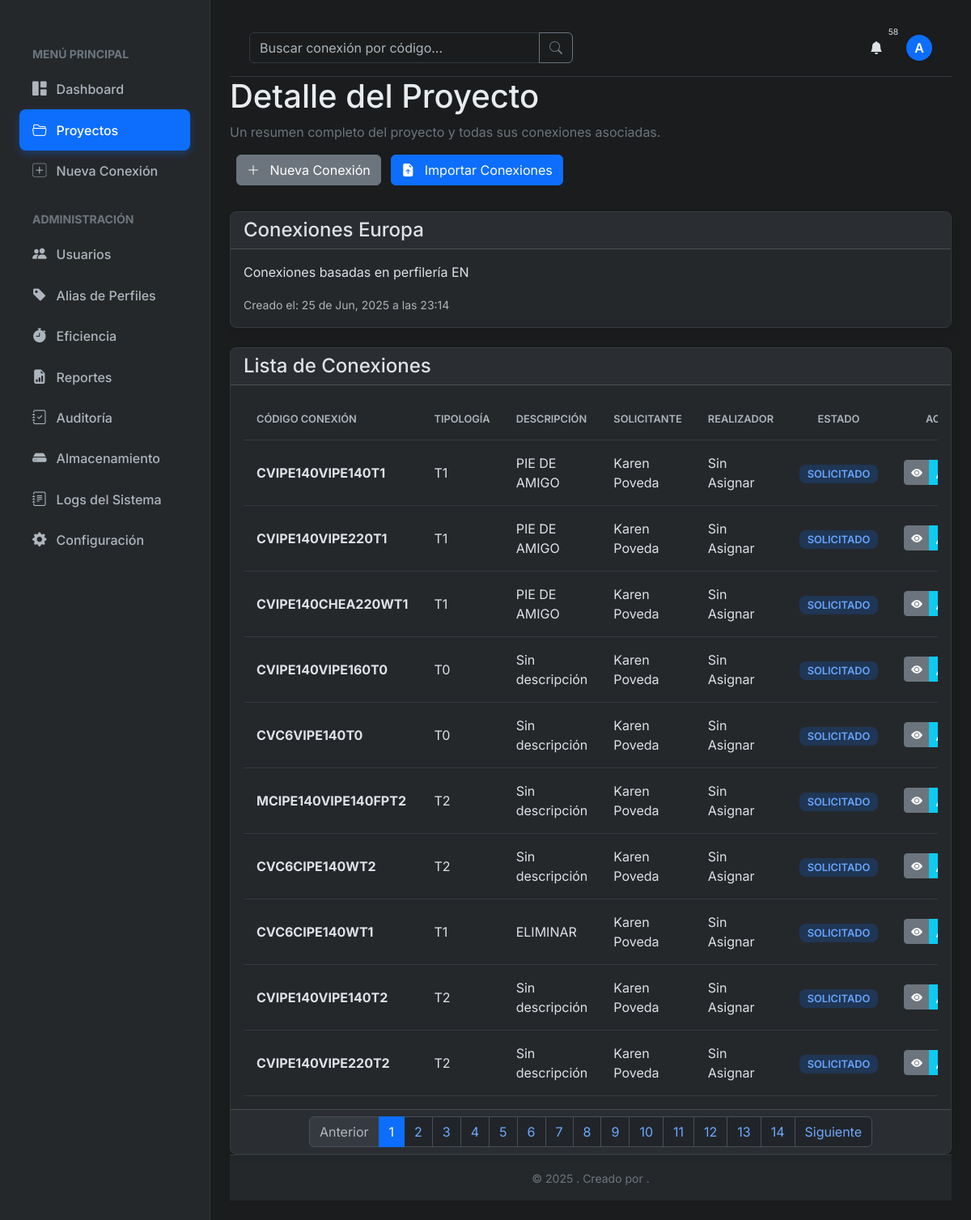
The page /proyectos/2 (signed in) on the database its author committed.
### tables this page shows
CREATE TABLE usuarios (
  id INTEGER PRIMARY KEY AUTOINCREMENT,      -- Identificador único para cada usuario.
  username TEXT NOT NULL UNIQUE,             -- Nombre de usuario para el login, debe ser único.
  nombre_completo TEXT NOT NULL,             -- Nombre completo del usuario para mostrar en la interfaz.
  email TEXT NOT NULL UNIQUE,                -- Correo electrónico, debe ser único.
  password_hash TEXT NOT NULL,               -- Contraseña hasheada para almacenamiento seguro.
  activo BOOLEAN NOT NULL DEFAULT 1,         -- Indica si la cuenta está activa (1) o desactivada (0).
  fecha_creacion TIMESTAMP NOT NULL DEFAULT CURRENT_TIMESTAMP -- Fecha y hora de creación de la cuenta.
);

CREATE TABLE proyectos (
  id INTEGER PRIMARY KEY AUTOINCREMENT,      -- Identificador único para cada proyecto.
  nombre TEXT NOT NULL UNIQUE,               -- Nombre del proyecto, debe ser único.
  descripcion TEXT,                          -- Descripción opcional del proyecto.
  fecha_creacion TIMESTAMP NOT NULL DEFAULT CURRENT_TIMESTAMP, -- Fecha de creación del proyecto.
  creador_id INTEGER,                        -- ID del usuario que creó el proyecto.
  FOREIGN KEY (creador_id) REFERENCES usuarios (id) ON DELETE SET NULL
);

CREATE TABLE conexiones (
  id INTEGER PRIMARY KEY AUTOINCREMENT,      -- Identificador único para cada conexión.
  codigo_conexion TEXT NOT NULL UNIQUE,      -- Código único generado por el sistema (ej: MV-IPE300-T1).
  proyecto_id INTEGER NOT NULL,              -- ID del proyecto al que pertenece la conexión.
  tipo TEXT NOT NULL,                        -- Tipo principal de conexión (ej: 'MOMENTO').
  subtipo TEXT NOT NULL,                     -- Subtipo dentro del tipo principal (ej: 'VIGA-COLUMNA (ALA)').
  tipologia TEXT NOT NULL,                   -- Tipología específica (ej: 'T0', 'T1').
  descripcion TEXT,                          -- Descripción opcional proporcionada por el solicitante.
  detalles_json TEXT,                        -- Almacena datos dinámicos (perfiles, etc.) en formato JSON.
  estado TEXT NOT NULL DEFAULT 'SOLICITADO'
    -- Se añade una restricción CHECK para garantizar la integridad de los datos de estado.
    CHECK(estado IN ('SOLICITADO', 'EN_PROCESO', 'REALIZADO', 'APROBADO', 'RECHAZADO')),
  solicitante_id INTEGER,                    -- ID del usuario que solicitó la conexión.
  realizador_id INTEGER,                     -- ID del usuario que está realizando la conexión.
  aprobador_id INTEGER,                      -- ID del usuario que aprobó la conexión.
  fecha_creacion TIMESTAMP NOT NULL DEFAULT CURRENT_TIMESTAMP, -- Fecha de creación de la solicitud.
  fecha_modificacion TIMESTAMP NOT NULL DEFAULT CURRENT_TIMESTAMP, -- Fecha de la última modificación de estado.
  detalles_rechazo TEXT,                     -- Almacena el motivo del rechazo.
  FOREIGN KEY (proyecto_id) REFERENCES proyectos (id) ON DELETE CASCADE,
  FOREIGN KEY (solicitante_id) REFERENCES usuarios (id) ON DELETE SET NULL,
  FOREIGN KEY (realizador_id) REFERENCES usuarios (id) ON DELETE SET NULL,
  FOREIGN KEY (aprobador_id) REFERENCES usuarios (id) ON DELETE SET NULL
);

### routes/proyectos.py (the view)
@proyectos_bp.route('/<int:proyecto_id>')
@roles_required('ADMINISTRADOR', 'APROBADOR', 'REALIZADOR', 'SOLICITANTE')
def detalle_proyecto(proyecto_id):
    db = get_db()
    proyecto = db.execute(
        'SELECT p.*, u.nombre_completo as creador FROM proyectos p '
        'LEFT JOIN usuarios u ON p.creador_id = u.id WHERE p.id = ?', (proyecto_id,)
    ).fetchone()
    if proyecto is None:
        abort(404, f"El proyecto con id {proyecto_id} no existe.")
    page = request.args.get('page', 1, type=int)
    per_page = current_app.config['PER_PAGE']
    offset = (page - 1) * per_page
    conexiones = db.execute(
        'SELECT c.*, u.nombre_completo as solicitante_nombre '
        'FROM conexiones c LEFT JOIN usuarios u ON c.solicitante_id = u.id '
        'WHERE c.proyecto_id = ? ORDER BY c.fecha_creacion DESC LIMIT ? OFFSET ?',
        (proyecto_id, per_page, offset)
    ).fetchall()
    total_conexiones = db.execute(
        'SELECT COUNT(id) as total FROM conexiones WHERE proyecto_id = ?', (proyecto_id,)
    ).fetchone()['total']
    log_action('VER_DETALLE_PROYECTO', g.user['id'], 'proyectos', proyecto_id,
               f"Visualizó el detalle del proyecto '{proyecto['nombre']}'.") # Auditoría
    return render_template(
        'proyecto_detalle.html',
        proyecto=proyecto,
        conexiones=conexiones,
        page=page,
        per_page=per_page,
        total=total_conexiones,
        titulo=f"Detalle de {proyecto['nombre']}"
    )

### templates/proyecto_detalle.html (shortened to what this page needs)
{% extends "base.html" %}
{% block content %}
<div class="page-header">
    <div>
        <h1>Detalle del Proyecto</h1>
        <p class="text-secondary">Un resumen completo del proyecto y todas sus conexiones asociadas.</p>
    </div>
    <div class="page-header-actions">
        <a href="{{ url_for('main.catalogo', preselect_project_id=proyecto.id) }}" class="btn btn-secondary">
            <i class="bi bi-plus-lg me-2"></i> Nueva Conexión
        </a>
        {% if 'ADMINISTRADOR' in session.get('user_roles', []) or 'REALIZADOR' in session.get('user_roles', []) %}
        <a href="{{ url_for('conexiones.importar_conexiones', proyecto_id=proyecto.id) }}" class="btn btn-primary">
            <i class="bi bi-file-earmark-arrow-up-fill me-2"></i> Importar Conexiones
        </a>
        {% endif %}
    </div>
</div>
<div class="card mb-4">
    <div class="card-header">
        <h4 class="mb-0">{{ proyecto.nombre|e }}</h4>
    </div>
    <div class="card-body">
        <p class="card-text">{{ proyecto.descripcion or 'Este proyecto no tiene una descripción detallada.' }}</p>
        <small class="text-muted">Creado el: {{ proyecto.fecha_creacion|format_datetime }}</small>
    </div>
</div>
<div class="card">
    <div class="card-header">
        <h4 class="mb-0">Lista de Conexiones</h4>
    </div>
    <div class="card-body">
        {% if conexiones %}
        <div class="table-responsive">
            <table class="data-table table-hover">
                <thead>
                    <tr>
                        <th>Código Conexión</th>
                        <th>Tipología</th>
                        <th>Descripción</th>
                        <th>Solicitante</th>
                        <th>Realizador</th>
                        <th class="text-center">Estado</th>
                        <th class="text-end">Acciones</th>
                    </tr>
                </thead>
                <tbody>
                    {% for conexion in conexiones %}
                    <tr>
                        <td><strong>{{ conexion.codigo_conexion|e }}</strong></td>
                        <td>{{ conexion.tipologia|e }}</td>
                        <td>{{ (conexion.descripcion or 'Sin descripción')|truncate(50)|e }}</td>
                        <td>{{ conexion.solicitante_nombre or 'N/A' }}</td>
                        <td>{{ conexion.realizador_nombre or 'Sin Asignar' }}</td>
                        <td class="text-center">
                            <span class="estado estado-{{ conexion.estado|lower }}">{{ conexion.estado.replace('_',' ') }}</span>
                        </td>
                        <td class="text-end">
                            <div class="btn-group" role="group">
                                <a href="{{ url_for('conexiones.detalle_conexion', conexion_id=conexion.id) }}" class="btn btn-sm btn-secondary" title="Ver Detalles">
                                    <i class="bi bi-eye-fill"></i>
                                </a>
                                {% if 'ADMINISTRADOR' in session.get('user_roles', []) %}
                                <a href="{{ url_for('conexiones.editar_conexion', conexion_id=conexion.id) }}" class="btn btn-sm btn-info text-white" title="Editar Conexión">
                                    <i class="bi bi-pencil-fill"></i>
                                </a>
                                {% endif %}
                            </div>
                        </td>
                    </tr>
                    {% endfor %}
                </tbody>
            </table>
        </div>
        {% endif %}
    </div>
    {% if total > per_page %}
    <div class="card-footer d-flex justify-content-center">
        <nav aria-label="Navegación de páginas">
            <ul class="pagination mb-0">
                <li class="page-item {{ 'disabled' if page == 1 }}">
                    <a class="page-link" href="{{ url_for('proyectos.detalle_proyecto', proyecto_id=proyecto.id, page=page-1) }}">Anterior</a>
                </li>
                {% set total_pages = (total / per_page)|round(0, 'ceil')|int %}
                {% for page_num in range(1, total_pages + 1) %}
                <li class="page-item {{ 'active' if page_num == page }}">
                    <a class="page-link" href="{{ url_for('proyectos.detalle_proyecto', proyecto_id=proyecto.id, page=page_num) }}">{{ page_num }}</a>
                </li>
                {% endfor %}
                <li class="page-item {{ 'disabled' if page == total_pages }}">
                    <a class="page-link" href="{{ url_for('proyectos.detalle_proyecto', proyecto_id=proyecto.id, page=page+1) }}">Siguiente</a>
                </li>
            </ul>
        </nav>
    </div>
    {% endif %}
</div>
{% endblock %}

### templates/base.html (shortened to what this page needs)
<!DOCTYPE html>
<html lang="es" data-bs-theme="{{ theme }}">
<head>
    <link href="https://cdn.jsdelivr.net/npm/bootstrap-icons@1.11.3/font/bootstrap-icons.min.css" rel="stylesheet">
    <link href="https://cdn.jsdelivr.net/npm/bootstrap@5.3.3/dist/css/bootstrap.min.css" rel="stylesheet">
    <link rel="stylesheet" href="{{ url_for('static', filename='css/style.css') }}">
</head>
<body >
    <div class="app-container">
        <aside class="sidebar" id="sidebar">
            <nav class="sidebar-nav">
                <ul>
                    <li class="text-secondary text-uppercase small fw-bold px-3 mb-2">Menú Principal</li>
                    <li><a href="{{ url_for('main.dashboard') }}" class="{{ 'active' if 'main.dashboard' == request.endpoint }}"><i class="bi bi-grid-1x2-fill"></i> Dashboard</a></li>
                    <li><a href="{{ url_for('proyectos.listar_proyectos') }}" class="{{ 'active' if request.blueprint == 'proyectos' }}"><i class="bi bi-folder2-open"></i> Proyectos</a></li>
                    <li><a href="{{ url_for('main.catalogo') }}" class="{{ 'active' if 'main.catalogo' == request.endpoint or 'conexiones.crear_conexion_form' == request.endpoint }}"><i class="bi bi-plus-square-dotted"></i> Nueva Conexión</a></li>
                </ul>
                {% set user_roles = session.get('user_roles', []) %}
                {% set is_admin = 'ADMINISTRADOR' in user_roles %}
                {% set can_view_general_admin = is_admin or 'APROBADOR' in user_roles or 'REALIZADOR' in user_roles or 'SOLICITANTE' in user_roles %}
                {% if is_admin or can_view_general_admin %}
                <ul class="mt-4">
                    <li class="text-secondary text-uppercase small fw-bold px-3 mb-2">Administración</li>
                    {% if is_admin %}
                    <li><a href="{{ url_for('admin.listar_usuarios') }}" class="{{ 'active' if 'usuario' in request.endpoint or 'permisos' in request.endpoint }}"><i class="bi bi-people-fill"></i> Usuarios</a></li>
                    {% endif %}
                    {% if can_view_general_admin %}
                    <li><a href="{{ url_for('admin.gestionar_alias') }}" class="{{ 'active' if 'alias' in request.endpoint }}"><i class="bi bi-tag-fill"></i> Alias de Perfiles</a></li>
                    {% endif %}
                    {% if is_admin %}
                    <li><a href="{{ url_for('admin.eficiencia') }}" class="{{ 'active' if 'eficiencia' in request.endpoint }}"><i class="bi bi-stopwatch-fill"></i> Eficiencia</a></li>
                    {% endif %}
                    {% if can_view_general_admin %}
                    <li><a href="{{ url_for('admin.listar_reportes') }}" class="{{ 'active' if request.endpoint in ['admin.listar_reportes', 'admin.nuevo_reporte', 'admin.editar_reporte'] }}"><i class="bi bi-file-earmark-bar-graph-fill"></i> Reportes</a></li>
                    {% endif %}
                    {% if is_admin %}
                    <li><a href="{{ url_for('admin.ver_auditoria') }}" class=" {{ 'active' if 'auditoria' in request.endpoint }}"><i class="bi bi-journal-check"></i> Auditoría</a></li>
                    {% endif %}
                    {% if can_view_general_admin %}
                    <li><a href="{{ url_for('admin.storage_management') }}" class="{{ 'active' if 'storage' in request.endpoint }}"><i class="bi bi-hdd-fill"></i> Almacenamiento</a></li>
                    {% endif %}
                    {% if is_admin %}
                    <li><a href="{{ url_for('admin.logs') }}" class="{{ 'active' if 'logs' in request.endpoint }}"><i class="bi bi-journal-text"></i> Logs del Sistema</a></li>
                    <li><a href="{{ url_for('admin.configuracion') }}" class="{{ 'active' if 'configuracion' in request.endpoint }}"><i class="bi bi-gear-fill"></i> Configuración</a></li>
                    {% endif %}
                </ul>
                {% endif %}
            </nav>
        </aside>
        <main class="main-content">
            <header class="main-header">
                <form action="{{ url_for('main.buscar') }}" method="get" class="search-form">
                    <div class="input-group">
                        <input type="search" name="q" class="form-control" placeholder="Buscar conexión por código..." value="{{ request.args.get('q', '') }}">
                        <button class="btn btn-outline-secondary" type="submit" aria-label="Buscar"><i class="bi bi-search"></i></button>
                    </div>
                </form>
                <div class="header-actions">
                    <div class="dropdown">
                        <button class="btn btn-icon" type="button" id="notification-bell" data-bs-toggle="dropdown" aria-expanded="false" aria-label="Notificaciones">
                            <i class="bi bi-bell-fill"></i>
                            {% if g.user and g.notifications|length > 0 %}
                            <span class="notification-badge">{{ g.notifications|length }}</span>
                            {% endif %}
                        </button>
                    </div>
                    <div class="dropdown">
                        <a href="#" class="d-flex align-items-center text-decoration-none" id="dropdownUser" data-bs-toggle="dropdown" aria-expanded="false" aria-label="Menú de usuario">
                            <div class="avatar-placeholder-sm">{{ g.user.nombre_completo[0]|upper if g.user else '?' }}</div>
                        </a>
                    </div>
                </div>
            </header>
            <div class="content-wrapper">
                {% block content %}{% endblock %}
            </div>
            <footer class="main-footer mt-auto py-3 text-center text-secondary">
                <div class="container">
                    <small>&copy; {{ datetime.now().year }} {{ g.nombre_empresa|e }}. Creado por {{ g.creador|e }}.</small>
                </div>
            </footer>
        </main>
    </div>
</body>
</html>

### rows shown on the page
usuarios: user "A"
proyectos: nombre "Conexiones Europa", descripcion "Conexiones basadas en perfilería EN", fecha_creacion "25 de Jun, 2025 a las 23:14"
conexiones: codigo_conexion "CVIPE140VIPE140T1", tipologia "T1", descripcion "PIE DE AMIGO", nombre_completo "Karen Poveda", realizador_nombre "Sin Asignar", estado.replace "SOLICITADO"
conexiones: codigo_conexion "CVIPE140VIPE220T1", tipologia "T1", descripcion "PIE DE AMIGO", nombre_completo "Karen Poveda", realizador_nombre "Sin Asignar", estado.replace "SOLICITADO"
conexiones: codigo_conexion "CVIPE140CHEA220WT1", tipologia "T1", descripcion "PIE DE AMIGO", nombre_completo "Karen Poveda", realizador_nombre "Sin Asignar", estado.replace "SOLICITADO"
conexiones: codigo_conexion "CVIPE140VIPE160T0", tipologia "T0", descripcion "Sin descripción", nombre_completo "Karen Poveda", realizador_nombre "Sin Asignar", estado.replace "SOLICITADO"
conexiones: codigo_conexion "CVC6VIPE140T0", tipologia "T0", descripcion "Sin descripción", nombre_completo "Karen Poveda", realizador_nombre "Sin Asignar", estado.replace "SOLICITADO"
conexiones: codigo_conexion "MCIPE140VIPE140FPT2", tipologia "T2", descripcion "Sin descripción", nombre_completo "Karen Poveda", realizador_nombre "Sin Asignar", estado.replace "SOLICITADO"
conexiones: codigo_conexion "CVC6CIPE140WT2", tipologia "T2", descripcion "Sin descripción", nombre_completo "Karen Poveda", realizador_nombre "Sin Asignar", estado.replace "SOLICITADO"
conexiones: codigo_conexion "CVC6CIPE140WT1", tipologia "T1", descripcion "ELIMINAR", nombre_completo "Karen Poveda", realizador_nombre "Sin Asignar", estado.replace "SOLICITADO"
conexiones: codigo_conexion "CVIPE140VIPE140T2", tipologia "T2", descripcion "Sin descripción", nombre_completo "Karen Poveda", realizador_nombre "Sin Asignar", estado.replace "SOLICITADO"
conexiones: codigo_conexion "CVIPE140VIPE220T2", tipologia "T2", descripcion "Sin descripción", nombre_completo "Karen Poveda", realizador_nombre "Sin Asignar", estado.replace "SOLICITADO"

### other values the page prints
{{ g.notifications|length }} "58"
{{ page_num }} "1" "2" "3" "4" "5" "6" "7" "8" "9" "10" "11" "12" "13" "14"
